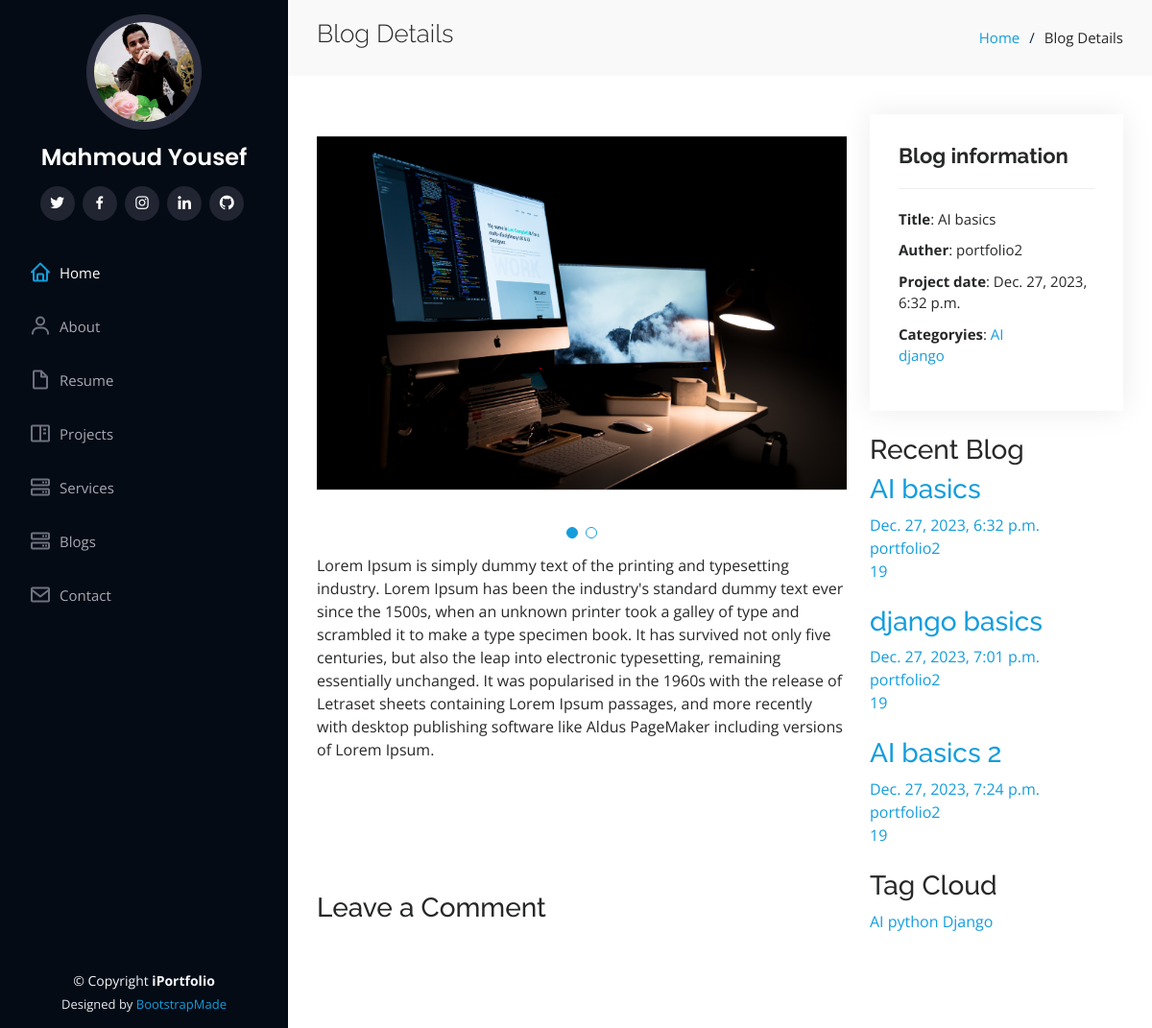
The app's page /blog/ai-basics, older data.
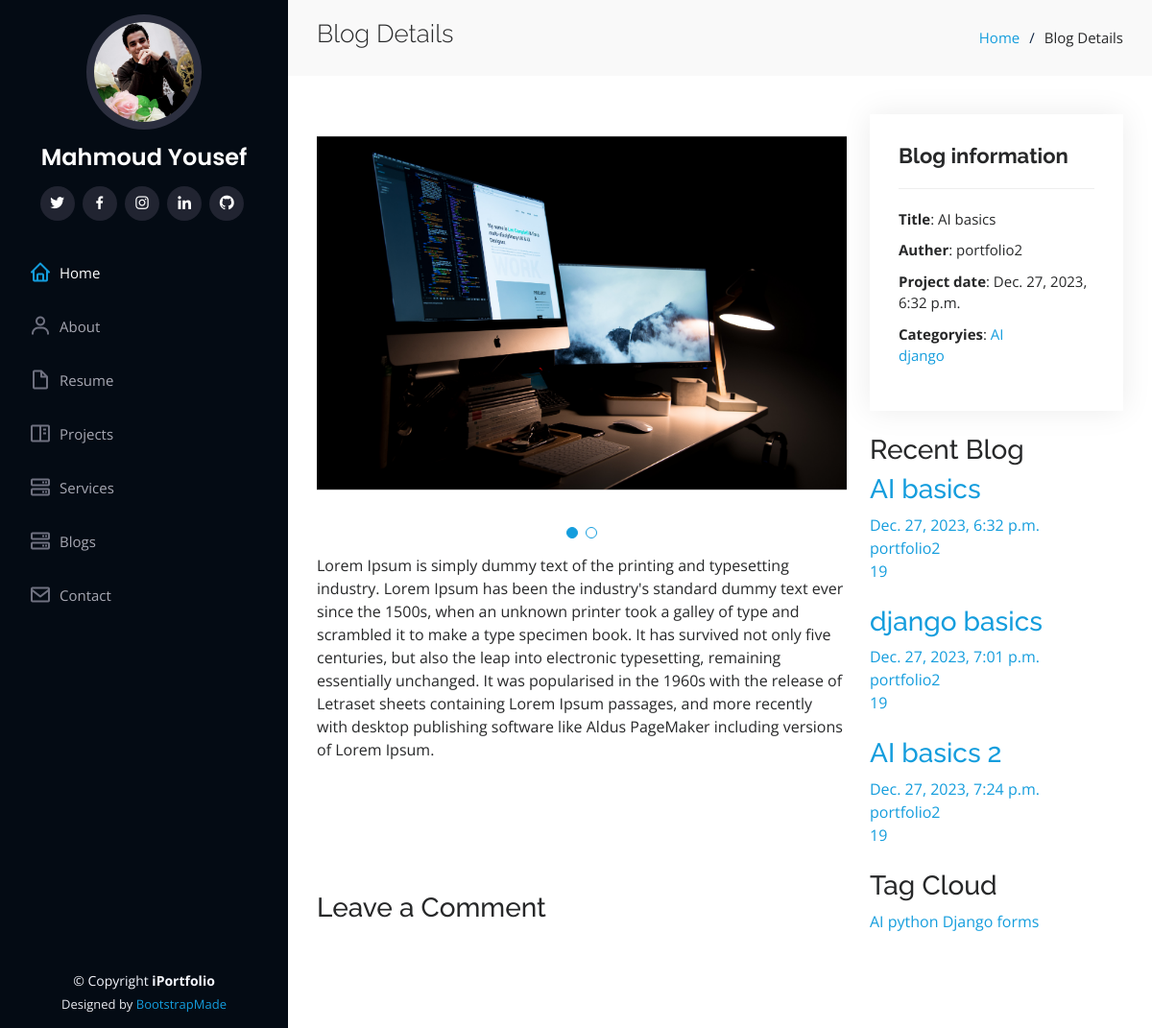
The same page, newer data.
### blog/models.py (models this page shows, shortened)
class PostImages(models.Model):
    post = models.ForeignKey(Post, related_name='post_image', on_delete=models.CASCADE)
    image = models.ImageField( upload_to='postImages')

class PostCategory(models.Model):
    name = models.CharField(null=True,blank=True, max_length=50)
    def __str__(self):
        return self.name

class Post(models.Model):
    auther = models.ForeignKey(User, related_name="post_auther",verbose_name=('auther'), on_delete=models.CASCADE)
    title = models.CharField(max_length=100,verbose_name=('title'))
    tags = TaggableManager(("tags"))
    image = models.ImageField(("image"),upload_to='post/')
    created_at = models.DateTimeField( ("created_at"),default=timezone.now)
    description = models.TextField(("description"),max_length=100000)
    slug = models.SlugField(null=True,blank=True)
    category = models.ForeignKey('PostCategory',related_name='post_category',verbose_name=('category'),on_delete=models.CASCADE ,null=True,blank=True)
    def __str__(self):
        return self.title
    def get_absolute_url(self):
        return reverse("blog:post_detail", kwargs={"slug": self.slug})

### blog/views.py (the view)
# urls.py: path('<slug:slug>' , views.PostDetail.as_view() , name='post_detail'),
class PostDetail(DetailView):
    model = Post
    template_name = 'blog/post_details.html'
    def get_context_data(self, **kwargs):
        context = super().get_context_data(**kwargs)
        context["categories"] = PostCategory.objects.all().annotate(post_count=Count('post_category'))
        context["tags"] = Tag.objects.all()
        context["recent_posts"] = Post.objects.all()[:3]
        return context

### blog/templates/blog/post_details.html (shortened to what this page needs)
{% extends "base.html" %}
{% load static %}
{% block body %}
<main id="main">
    <section id="breadcrumbs" class="breadcrumbs">
        <div class="container">
            <div class="d-flex justify-content-between align-items-center">
                <h2>Blog Details</h2>
                <ol>
                    <li><a href="/">Home</a></li>
                    <li>Blog Details</li>
                </ol>
            </div>
        </div>
    </section>
    <section id="portfolio-details" class="portfolio-details">
        <div class="container">
            <div class="row gy-4">
                <div class="col-lg-8">
                    <div class="portfolio-details-slider swiper">
                        <div class="swiper-wrapper align-items-center">
                            {% for image in object.post_image.all %}
                            <div class="swiper-slide">
                                <img src="{{image.image.url}}" alt="">
                            </div>
                            {% endfor %}
                        </div>
                        <div class="swiper-pagination"></div>
                    </div>
                    <p>{{object.description}}</p><br>
                    <div class="pt-5 mt-5">
                    <h3 class="mb-5">Leave a Comment</h3>
                </div>
                </div>
                <div class="col-lg-4">
                    <div class="portfolio-info">
                        <h3>Blog information</h3>
                        <ul>
                            <li><strong>Title</strong>: {{object.title}}</li>
                            <li><strong>Auther</strong>: {{object.auther}}</li>
                            <li><strong>Project date</strong>: {{object.created_at}}</li>
                            <li><strong>Categoryies</strong>:
                                {% for category in categories %}
                                 <a href="{% url 'blog:post_by_category' category %}">{{category}}</a></li>
                                 {% endfor %}
                        </ul>
                    </div><br>
                    <div class="sidebar-box ftco-animate">
                        <h3 class="heading-sidebar">Recent Blog</h3>
                        {% for post in recent_posts  %}
                        <div class="block-21 mb-4 d-flex">
                            <div class="text">
                                <h3 class="heading"><a href="{{post.get_absolute_url}}">{{post}}</a></h3>
                                <div class="meta">
                                    <div><a href="{{post.get_absolute_url}}">{{post.created_at}}</a></div>
                                    <div><a href="{{post.get_absolute_url}}">{{post.auther}}</a></div>
                                    <div><a href="{{post.get_absolute_url}}"> 19</a>
                                    </div>
                                </div>
                            </div>
                        </div>
                        {% endfor %}
                    </div>
                    <div class="sidebar-box ftco-animate">
                    <h3 class="heading-sidebar">Tag Cloud</h3>
                    <div class="tagcloud">
                        {% for tag in tags  %}
                        <a href="{% url 'blog:post_by_tags' tag %}" class="tag-cloud-link">{{tag}}</a>
                        {% endfor %}
                    </div>
                </div>
                </div>
            </div>
        </div>
    </section>
</main>
{% endblock body%}

Row changes from the older to the newer data that the page shows:
added Tag: name "forms"
